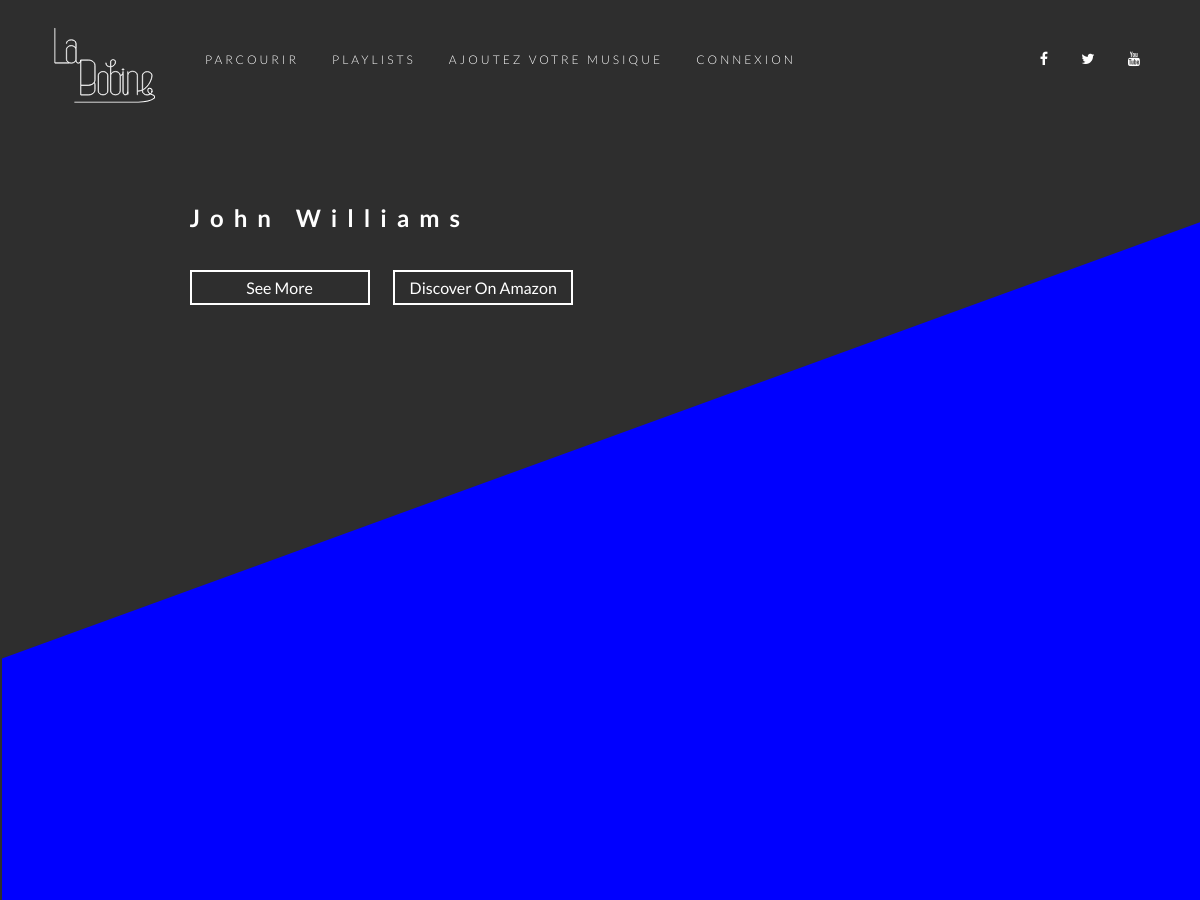
/ (upper part), run on an earlier commit of the app's database.
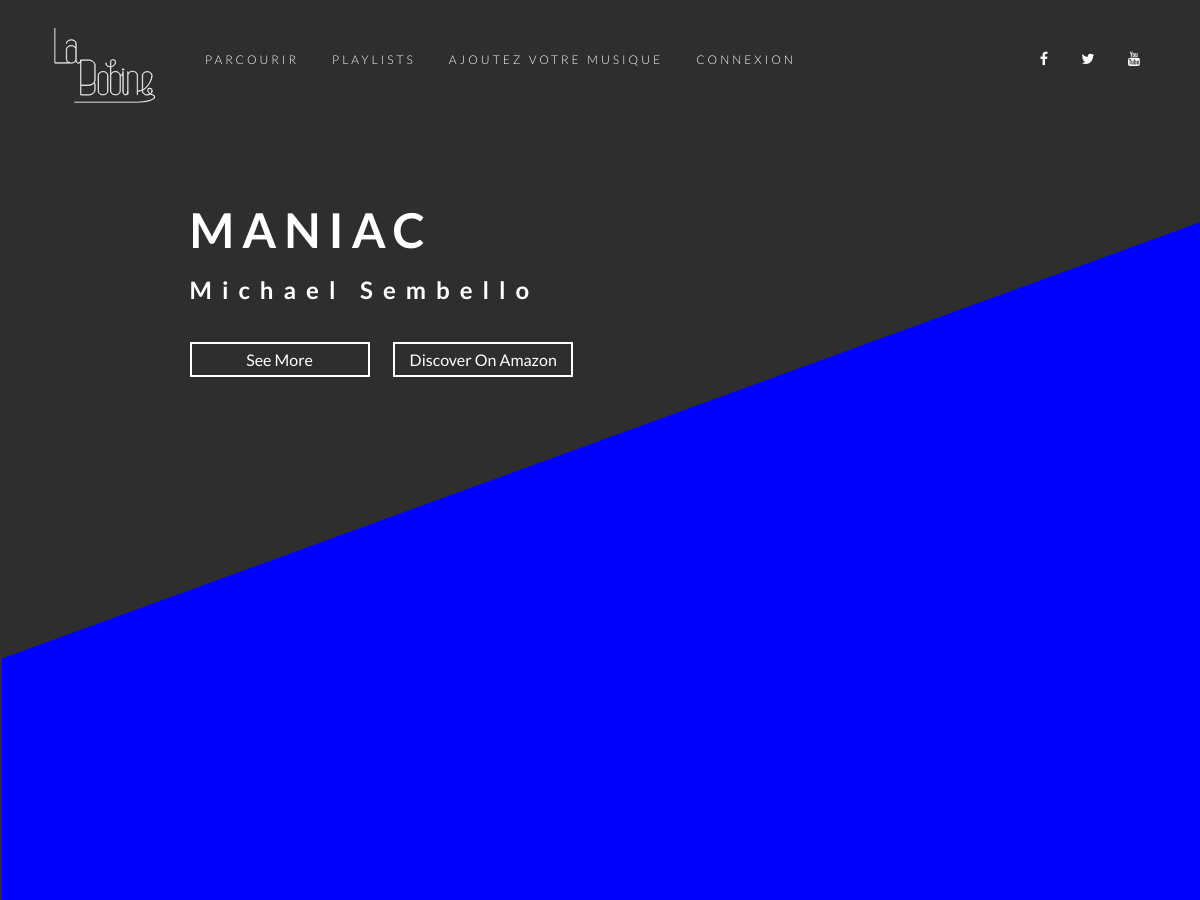
And on a later commit of the database.
### tables this page shows
CREATE TABLE `musics` (
  `id` int(11) NOT NULL,
  `movie_name` varchar(100) NOT NULL,
  `movie_id` int(11) NOT NULL,
  `music_title` varchar(200) NOT NULL,
  `composer` varchar(100) NOT NULL,
  `music_link` varchar(200) NOT NULL
);

### index.php (called while the page is built, shortened)
<?php
$q = empty($_GET['q']) ? '' : $_GET['q'];
if($q == '')
	$page = 'home';
include 'views/partials/header.php';
include 'views/pages/'.$page.'.php';
include 'views/partials/footer.php';

### config/home-player.php (called while the page is built, shortened)
<?php
	require_once 'database.php';
	$num_playlist = empty($_GET['id']) ? '' : $_GET['id'];
	if($num_playlist == '1'){
		$query = $pdo->query('SELECT * FROM playlists_has_musics INNER JOIN playlists ON playlists_has_musics.id_playlists = playlists.id INNER JOIN musics ON playlists_has_musics.id_musics = musics.id WHERE playlists.id = 1');
		$playlist = $query->fetchAll();
	}
	else if($num_playlist == '2') {
		$query = $pdo->query('SELECT * FROM playlists_has_musics INNER JOIN playlists ON playlists_has_musics.id_playlists = playlists.id INNER JOIN musics ON playlists_has_musics.id_musics = musics.id WHERE playlists.id = 2');
		$playlist = $query->fetchAll();
	}
	else if($num_playlist == '3') {
		$query = $pdo->query('SELECT * FROM playlists_has_musics INNER JOIN playlists ON playlists_has_musics.id_playlists = playlists.id INNER JOIN musics ON playlists_has_musics.id_musics = musics.id WHERE playlists.id = 3');
		$playlist = $query->fetchAll();
	}
	else {
		$query = $pdo->query('SELECT * FROM musics');
		$playlist = $query->fetchAll();
	}
	$result = count($playlist);
	$id_music = rand(0, $result - 1);
	$music = $playlist[$id_music];
	if(!empty($music->movie_id))
	{
		$ch = curl_init();
		$response = curl_exec($ch);
		$all = json_decode($response);
	}

### views/pages/home.php (the view, shortened to what this page needs)
<?php
	require 'config/home-player.php';
?>
	<div class="section-2">
		<div class="info-film">
			<div class="film-text">
			</div>
		</div>
	</div>
	<section class="section-1">
	<div class="music-info">
	<p class="music_title"><?= $music->music_title ?></p>
	<p class="music_composer"><?= $music->composer ?></p>
	<button class="see_more">See More</button>
	<button class="amazon_link"><a class="amazon_music" href="https://www.amazon.fr/s/ref=nb_sb_noss_2?__mk_fr_FR=%C3%85M%C3%85%C5%BD%C3%95%C3%91&url=search-alias%3Dpopular&field-keywords=<?= $all->title ?>+Bande+Originale" TARGET="_blank">Discover On Amazon</a></button>
	</div>
</section>

What changed in the data, as far as the page shows it:
removed musics: composer "John Williams"
added musics: music_title "MANIAC", composer "Michael Sembello"
